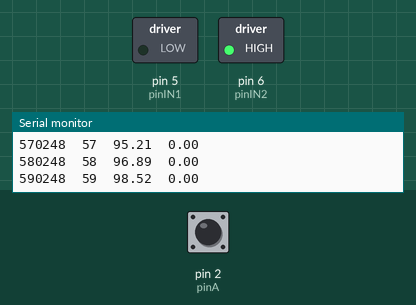
Simulated run of this sketch. Board: Arduino Mega 2560, built with avr-gcc and run on an emulated ATmega2560. Shown: switched loads named in the sketch (green lamp = pin HIGH), the last lines printed to the serial monitor. Inputs (shaded band) come from the test bench; at power-on: pin 2 (pinA) HIGH.

Above: at 0.6 s.
At 4.1 s:
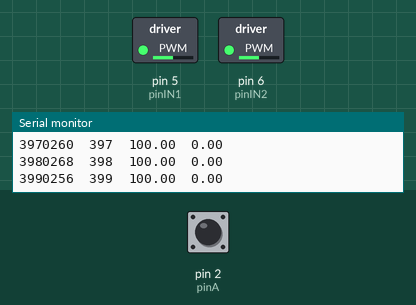
Timing chart, 0 to 5.6 s (numbered marks = the images above):
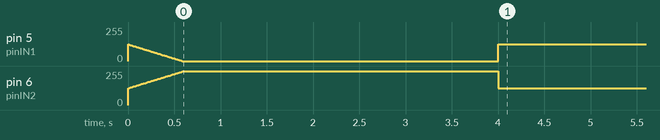

Measured:
- by itself, pin 5 (pinIN1): ramps from 127/255 to 0/255 and jumps back, once every 4.0 s
- by itself, pin 6 (pinIN2): rises from 0/255 to 255/255 in 0.60 s, then falls to 127/255 in 3.4 s

The sketch:

Motor_DL_speedfdbk_A.ino
```cpp
/*
  MEM351 Lab 3 Manual  Filename:  Motor_DL_speedfdbk_A.ino
  Drexel University 08/04/2020
  The objective of this experiment is to implement a real-time DL (Dual-Loop) feedback
  controller to achieve speed tracking/regulation control for the DC motor.
  The circuit connections of the motor, encorder, L298N, and Arduino Mega
  are identical to what we did in Week 4 shown in Lab 2 Manual. The computer programs regarding
  the PWM and the encoder are basically the same. The difference is that the
  previous speed control was an open-loop manual control while the new control
  scheme is an automatic feedback (closed-loop) control. The controller will be
  designed to be capable of automatically adjusting the input voltage (the PWM duty
  cycle) to the DC motor so that the motor speed will follow the refernce speed
  input. In this experiment, we will employ a Dual-Loop (DL)
  feedback control to manipulate the motor speed to follow the 60RPM step command.
  Filename:  Motor_DL_speedfdbk_A.ino
  BC Chang, Drexel University,  08/04/2020
*/


#include "TimerOne.h"
//#include <TimerThree.h>
/*********************************************
              INITIALIZATION
**********************************************/
// Use pinIN1 & pinIN2 as PWM outputs to control the motion of the motor
const int pinIN1 = 5;  // for PWM output to IN1 of L298N
const int pinIN2 = 6;  // for PWM output to IN2 of L298N

// Use pinA as the interrupt pin dictated by Encoder Channel A
const int pinA = 2;  // Yellow wire(Channel A)
// Use pinB as the interrupt pin dictated by Encoder Channel B
const int pinB = 3;  // White wire (Channel B)

// Variables to record the number of interrupts
volatile long counter = 0;
volatile long lastcount = 0;
volatile unsigned long LastTime = 0;
volatile unsigned long InrptTime = 0;
volatile unsigned long InrptTimeS = 0;
volatile unsigned long LastTimeS = 0;

volatile float rpm = 0, rpm_last1=0, rpm_last2=0, rpm_last3=0, rpm_last4=0;
volatile float rpm_last5=0, rpm_last6=0, rpm_last7=0, rpm_last8=0, rpm_last9=0;
volatile int countS = 0;
float Ts=0.01; // sampling period = 10 ms
//float err=0, mk=0, xk=0, xkminus=0, xkminus2=0, kp=2, ki=0.1, kd=0;
float err=0, mk=0, mk_last = 0, xk=0, xkminus=0, xkminus2=0, k1=-2, k2=0.12, kd=0;

float ref_speed=0;

int duty1 = 50;  // duty cycle between 0 and 100
int duty2 = 50;  // duty cycle between 0 and 100

float velocity = 0;

/***********************************************
                  SETUP
************************************************/
void setup() {
  // Select the baud rate for the serial monitor
  Serial.begin(2000000);
  // Set up pinIN1, pin IN2 to provide PWM outputs to move the motor
  pinMode(pinIN1, OUTPUT);
  pinMode(pinIN2, OUTPUT);
  // Set up pinA and pinB to read the A, B pulses from the encoder
  pinMode(pinA, INPUT_PULLUP);
  pinMode(pinB, INPUT_PULLUP);

  // Attach the interrupt service routines
  attachInterrupt(digitalPinToInterrupt(pinA),isrA,RISING);
  //attachInterrupt(digitalPinToInterrupt(pinB),isrB,RISING);

  Timer1.initialize(10000); // initialize ISR timer based on this period Ts=10millisecond=10000microsecond
  Timer1.attachInterrupt(isrS); // attach named ISR to timer
//  Timer3.initialize(10000); // initialize ISR timer based on this period 10ms
//  Timer3.attachInterrupt(isrS); // attach named ISR to timer

//  Serial.println("Start");
}

/*************************************************
           Interrupt Service Routine S
**************************************************/
void isrS ()
// isrS is activated once every 10 ms at sampling instants
{
//noInterrupts(); // Is this needed? To temperarily pause interrupt?
 rpm = (counter - lastcount)* (float) 6000/408;
 rpm = (rpm+rpm_last1+rpm_last2+rpm_last3+rpm_last4+rpm_last5+rpm_last6+rpm_last7+rpm_last8+rpm_last9)/10.0;
 rpm_last9 = rpm_last8;
 rpm_last8 = rpm_last7;
 rpm_last7 = rpm_last6;
 rpm_last6 = rpm_last5;
 rpm_last5 = rpm_last4;
 rpm_last4 = rpm_last3;
 rpm_last3 = rpm_last2;
 rpm_last2 = rpm_last1;
 rpm_last1 = rpm;
 InrptTimeS = micros();
 lastcount = counter;
 countS++;
//interrupts();
}

/*************************************************
           Interrupt Service Routine A
**************************************************/
void isrA (){
// isrA is activated if pinA changes from LOW to HIGH
// Check pinB to determine the rotation direction
 if(digitalRead(pinB)==LOW) {
 counter++;
 } else {
 counter--;
 }
// InrptTime = micros();   //Note that millis() do not increment in isa
}

/*************************************************
           Interrupt Service Routine B
**************************************************/
/*
void isrB (){
// isrB is activated if pinB changes from LOW to HIGH
// Check pinA to determine the rfotation direction
 if(digitalRead(pinA)==LOW) {
 counter--;
 } else {
 counter++;
 }
 //InrptTimeB = millis();
 //InrptTime = millis();
}
*/

/***********************************************
              Main Loop
************************************************/
int yes=1;

void loop() {

  while(yes)
{
  if( InrptTimeS != LastTimeS )
  {
   Serial.print(InrptTimeS);
   Serial.print("\t");
   Serial.print(countS);
   Serial.print("\t");
   Serial.print(mk);
   Serial.print("\t");
   Serial.println(rpm);
    LastTimeS = InrptTimeS;
   //lastcount = counter;
  }


if (InrptTimeS < 1500000)
  {
    ref_speed = 40;
  }
 else
  {
    ref_speed=100;
  }

   err = ref_speed - rpm;

// proportional control
/*
   mk= kp*err;
   if(mk>100)
   {mk=100;}

   if(mk<-100)
   {mk=-100;}
*/
// PI control
/*
   xk= (err * .5) + xkminus;
   mk= (2*kp*(xk-xkminus)) + (ki*(xk+xkminus))/100; //T=10 ms
   xkminus=xk;
 */

// Dual-loop control

   xk = xkminus + err;
   mk = 0.5*Ts*k2*xk + 0.5*Ts*k2*xkminus + k1*rpm;
   xkminus=xk;
   mk_last = mk;

   if(mk>100)
   {mk=100;}

   if(mk<-100)
   {mk=-100;}

// setting PWM duty cycle  ( -100 < mk < +100 )
// mk=100  <->  duty2=100, duty1=0;   mk=-100  <->  duty2=0, duty1=100
// -100 < mk <100    <->    duty2 = 50 + mk/2,   duty1 = 50 - mk/2
   duty2 = 50 + mk/2;
   duty1 = 50 - mk/2;

       duty1=map(duty1,0,100,0,255);
       duty2=map(duty2,0,100,0,255);
       analogWrite(pinIN1, duty1);
       analogWrite(pinIN2, duty2);


// Terminate the loop and stop motor motion after four seconds
//   if (InrptTimeS >= 7000000) {
  if (InrptTimeS >= 4000000) {
      yes=0;    // to stop the loop
       duty1 = 50;   // to stop the motor
       duty2 = 50;   // to stop the motor
       duty1=map(duty1,0,100,0,255);
       duty2=map(duty2,0,100,0,255);
       analogWrite(pinIN1, duty1);
       analogWrite(pinIN2, duty2);
    }
 }
  Serial.flush();
}
```
